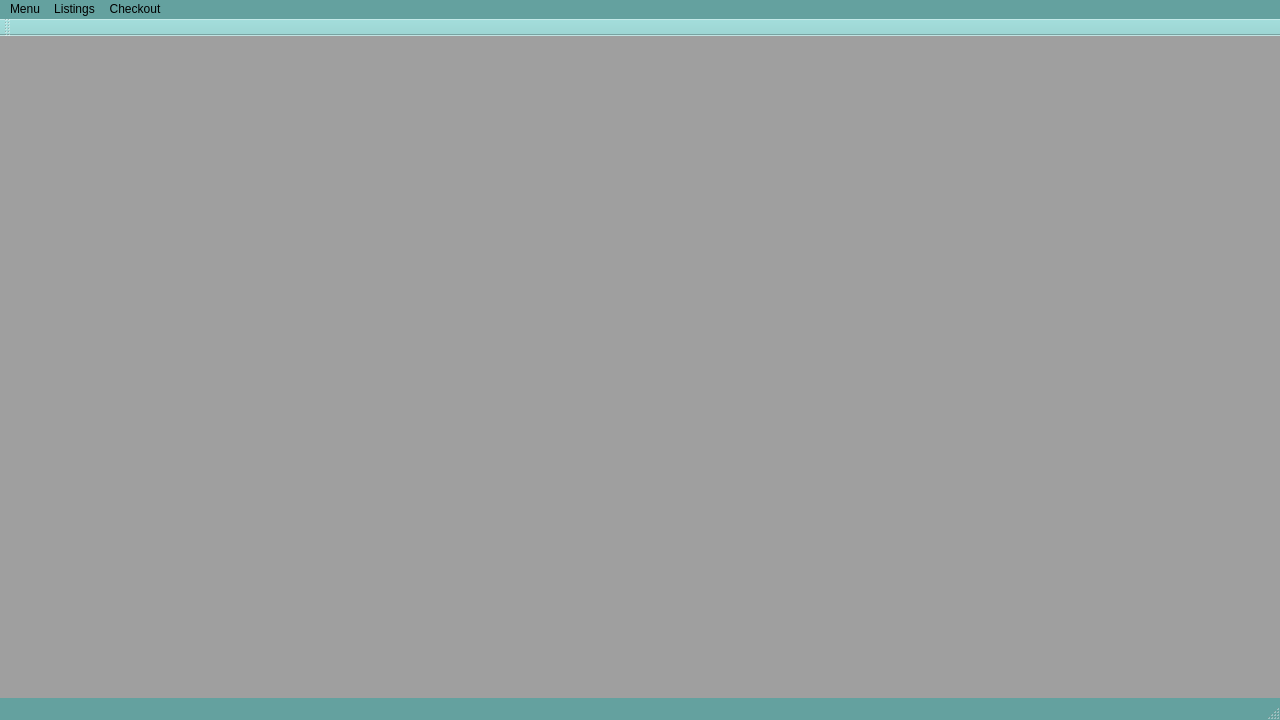
<?xml version="1.0" encoding="UTF-8"?>
<ui version="4.0">
 <class>MainWindow</class>
 <widget class="QMainWindow" name="MainWindow">
  <property name="geometry">
   <rect>
    <x>0</x>
    <y>0</y>
    <width>1280</width>
    <height>720</height>
   </rect>
  </property>
  <property name="sizePolicy">
   <sizepolicy hsizetype="Fixed" vsizetype="Fixed">
    <horstretch>0</horstretch>
    <verstretch>0</verstretch>
   </sizepolicy>
  </property>
  <property name="minimumSize">
   <size>
    <width>1280</width>
    <height>720</height>
   </size>
  </property>
  <property name="maximumSize">
   <size>
    <width>1280</width>
    <height>720</height>
   </size>
  </property>
  <property name="windowTitle">
   <string>MainWindow</string>
  </property>
  <property name="windowIcon">
   <iconset resource="res.qrc">
    <normaloff>:/images/images/Icon.png</normaloff>:/images/images/Icon.png</iconset>
  </property>
  <widget class="QWidget" name="centralWidget">
   <widget class="QMdiArea" name="mdiArea">
    <property name="geometry">
     <rect>
      <x>0</x>
      <y>0</y>
      <width>1280</width>
      <height>720</height>
     </rect>
    </property>
    <property name="sizePolicy">
     <sizepolicy hsizetype="Fixed" vsizetype="Fixed">
      <horstretch>0</horstretch>
      <verstretch>0</verstretch>
     </sizepolicy>
    </property>
   </widget>
  </widget>
  <widget class="QMenuBar" name="menuBar">
   <property name="geometry">
    <rect>
     <x>0</x>
     <y>0</y>
     <width>1280</width>
     <height>21</height>
    </rect>
   </property>
   <property name="styleSheet">
    <string notr="true">#menuBar{
background-color: rgb(100, 161, 159);
}</string>
   </property>
   <widget class="QMenu" name="menuMenu">
    <property name="title">
     <string>Menu</string>
    </property>
    <addaction name="actionChange_User"/>
    <addaction name="actionNew_User"/>
    <addaction name="separator"/>
    <addaction name="actionSave_Order"/>
    <addaction name="actionSave_Order_As"/>
    <addaction name="actionLoad_Order"/>
    <addaction name="separator"/>
    <addaction name="actionExit"/>
   </widget>
   <widget class="QMenu" name="menuCheckout">
    <property name="title">
     <string>Listings</string>
    </property>
    <addaction name="actionPage_1"/>
    <addaction name="actionPage_2"/>
    <addaction name="actionPage_3"/>
   </widget>
   <widget class="QMenu" name="menuCheckout_2">
    <property name="title">
     <string>Checkout</string>
    </property>
   </widget>
   <addaction name="menuMenu"/>
   <addaction name="menuCheckout"/>
   <addaction name="menuCheckout_2"/>
  </widget>
  <widget class="QStatusBar" name="statusBar">
   <property name="styleSheet">
    <string notr="true">#statusBar{
background-color: rgb(100, 161, 159);
}</string>
   </property>
  </widget>
  <widget class="QToolBar" name="mainToolBar">
   <property name="styleSheet">
    <string notr="true">#mainToolBar{
background-color: rgb(157, 213, 211);
}</string>
   </property>
   <attribute name="toolBarArea">
    <enum>TopToolBarArea</enum>
   </attribute>
   <attribute name="toolBarBreak">
    <bool>false</bool>
   </attribute>
  </widget>
  <action name="actionChange_User">
   <property name="text">
    <string>Change User</string>
   </property>
  </action>
  <action name="actionNew_User">
   <property name="text">
    <string>New User</string>
   </property>
  </action>
  <action name="actionSave_Order">
   <property name="text">
    <string>Save Order</string>
   </property>
  </action>
  <action name="actionSave_Order_As">
   <property name="text">
    <string>Save Order As</string>
   </property>
  </action>
  <action name="actionLoad_Order">
   <property name="text">
    <string>Load Order</string>
   </property>
  </action>
  <action name="actionExit">
   <property name="text">
    <string>Exit</string>
   </property>
  </action>
  <action name="actionPage_1">
   <property name="text">
    <string>Page 1</string>
   </property>
  </action>
  <action name="actionPage_2">
   <property name="text">
    <string>Page 2</string>
   </property>
  </action>
  <action name="actionPage_3">
   <property name="text">
    <string>Page 3</string>
   </property>
  </action>
 </widget>
 <layoutdefault spacing="6" margin="11"/>
 <resources>
  <include location="res.qrc"/>
 </resources>
 <connections>
  <connection>
   <sender>actionExit</sender>
   <signal>triggered()</signal>
   <receiver>MainWindow</receiver>
   <slot>close()</slot>
   <hints>
    <hint type="sourcelabel">
     <x>-1</x>
     <y>-1</y>
    </hint>
    <hint type="destinationlabel">
     <x>639</x>
     <y>359</y>
    </hint>
   </hints>
  </connection>
  <connection>
   <sender>actionChange_User</sender>
   <signal>triggered()</signal>
   <receiver>MainWindow</receiver>
   <slot>crLgSc()</slot>
   <hints>
    <hint type="sourcelabel">
     <x>-1</x>
     <y>-1</y>
    </hint>
    <hint type="destinationlabel">
     <x>639</x>
     <y>359</y>
    </hint>
   </hints>
  </connection>
  <connection>
   <sender>actionPage_1</sender>
   <signal>triggered()</signal>
   <receiver>MainWindow</receiver>
   <slot>crLiP1()</slot>
   <hints>
    <hint type="sourcelabel">
     <x>-1</x>
     <y>-1</y>
    </hint>
    <hint type="destinationlabel">
     <x>639</x>
     <y>359</y>
    </hint>
   </hints>
  </connection>
  <connection>
   <sender>actionPage_2</sender>
   <signal>triggered()</signal>
   <receiver>MainWindow</receiver>
   <slot>crLiP2()</slot>
   <hints>
    <hint type="sourcelabel">
     <x>-1</x>
     <y>-1</y>
    </hint>
    <hint type="destinationlabel">
     <x>639</x>
     <y>359</y>
    </hint>
   </hints>
  </connection>
 </connections>
 <slots>
  <slot>crLgSc()</slot>
  <slot>crLiP1()</slot>
  <slot>crLiP2()</slot>
 </slots>
</ui>
